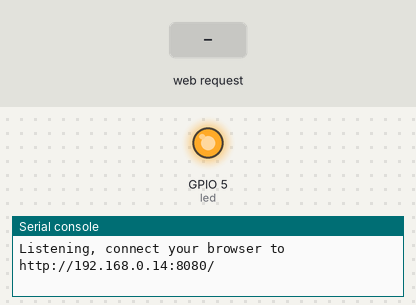
A program run on a simulated ESP8266 board running MicroPython. Shown: output pins drawn as LEDs (lit = HIGH), the last lines printed to the serial console. Inputs (shaded band) come from the test bench.

Above: at 1.2 s.
1.3 s: HTTP request GET /on received
At 2.3 s:
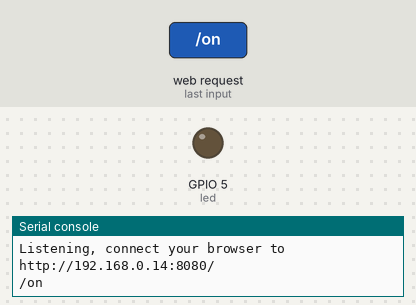
2.8 s: HTTP request GET /off received
At 3.4 s:
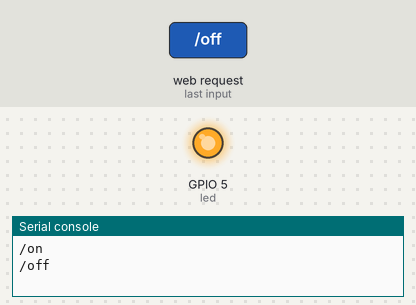
Timing chart, 0 to 5.8 s (numbered marks = the images above; inputs shaded):
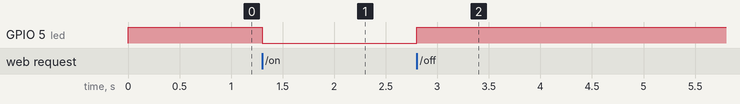

The program:

led_control.py
```python
import socket
import machine

# Led on pin D1
# Change state by GET: http://192.168.0.14:8080/off
led = machine.Pin(5, machine.Pin.OUT)
led.value(1)

def getCommand(response):
    response = response.decode("utf-8")
    start = response.find(" ")
    end = response.find(" ", start+1)

    return(response[start+1:end])

def main():
    s = socket.socket()
    ai = socket.getaddrinfo("192.168.0.14", 8080)
    addr = ai[0][-1]
    s.setsockopt(socket.SOL_SOCKET, socket.SO_REUSEADDR, 1)
    s.bind(addr)
    s.listen(5)
    print("Listening, connect your browser to http://192.168.0.14:8080/")

    while True:
        res = s.accept()
        client_s = res[0]
        client_addr = res[1]
        req = client_s.recv(1024)
        cmd = getCommand(req)
        print(cmd)

        if (cmd == "/on"):
            led.value(0)
        elif (cmd == "/off"):
            led.value(1)

        client_s.close()

main()
```

Measured:
- after the input at 1.3 s, GPIO 5 (led): HIGH → LOW at once
- after the input at 2.8 s, GPIO 5 (led): LOW → HIGH at once
